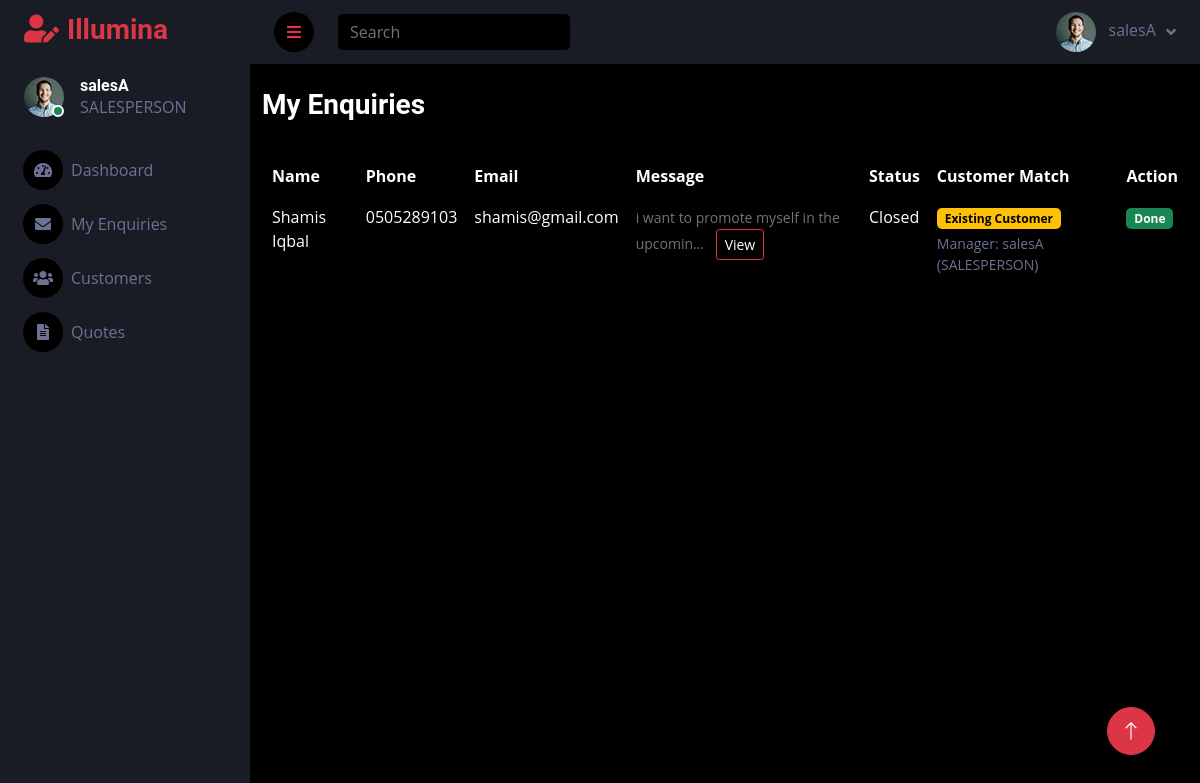
The page /customers/my-enquiries/ (signed in) on the database its author committed.
### accounts/models.py (models this page shows)
class CustomUser(AbstractUser):
    ADMIN = "ADMIN"
    SALESPERSON = "SALESPERSON"
    ROLE_CHOICES = [
        (ADMIN, "Admin"),
        (SALESPERSON, "Salesperson"),
    ]
    email = models.EmailField(unique=True)
    role = models.CharField(max_length=20, choices=ROLE_CHOICES,
                            default=SALESPERSON)
    def __str__(self):
        return f"{self.username} ({self.role})"

### customers/models.py (models this page shows, shortened)
class Enquiry(models.Model):
    NEW = "NEW"
    ASSIGNED = "ASSIGNED"
    CLOSED = "CLOSED"
    STATUS_CHOICES = [
        (NEW, "New"),
        (ASSIGNED, "Assigned"),
        (CLOSED, "Closed"),
    ]
    customer_name = models.CharField(max_length=150)
    phone = models.CharField(max_length=20)
    email = models.EmailField(blank=True)
    message = models.TextField()
    customer = models.ForeignKey(
        Customer,
        on_delete=models.SET_NULL,
        null=True,
        blank=True,
        related_name="enquiries"
    )
    assigned_to = models.ForeignKey(
        settings.AUTH_USER_MODEL,
        on_delete=models.SET_NULL,
        null=True,
        blank=True,
        related_name="assigned_enquiries"
    )
    status = models.CharField(
        max_length=20,
        choices=STATUS_CHOICES,
        default=NEW
    )
    created_at = models.DateTimeField(auto_now_add=True)
    class Meta:
        ordering = ["-created_at"]
        verbose_name_plural = "Enquiries"

class Customer(models.Model):
    REGULAR = "REGULAR"
    CORPORATE = "CORPORATE"
    VIP = "VIP"
    CATEGORY_CHOICES = [
        (REGULAR, "Regular"),
        (CORPORATE, "Corporate"),
        (VIP, "VIP"),
    ]
    name = models.CharField(max_length=150)
    phone = models.CharField(max_length=20)
    email = models.EmailField(blank=True)
    company_name = models.CharField(max_length=150, blank=True)
    address = models.TextField(blank=True)
    customer_category = models.CharField(
        max_length=20,
        choices=CATEGORY_CHOICES,
        default=REGULAR
    )
    created_by = models.ForeignKey(
        settings.AUTH_USER_MODEL,
        on_delete=models.SET_NULL,
        null=True,
        blank=True,
        related_name="customers_created"
    )
    account_manager = models.ForeignKey(
        settings.AUTH_USER_MODEL,
        on_delete=models.SET_NULL,
        null=True,
        blank=True,
        related_name="customers_managed"
    )
    created_at = models.DateTimeField(auto_now_add=True)
    updated_at = models.DateTimeField(auto_now=True)
    class Meta:
        ordering = ["name"]

### customers/views.py (the view)
# urls.py: path("my-enquiries/", views.SalesEnquiryListView.as_view(), name="sales_enquiries"),
@method_decorator(login_required, name="dispatch")
class SalesEnquiryListView(View):
    def get(self, request):
        if request.user.role != CustomUser.SALESPERSON:
            return redirect("core:home")
        enquiries = Enquiry.objects.select_related(
            "customer",
            "customer__account_manager"
        ).filter(
            assigned_to=request.user,
        ).order_by("-created_at")
        return render(request, "customers/sales_enquiries.html", {
            "enquiries": enquiries
        })

### templates/customers/sales_enquiries.html (shortened to what this page needs)
{% extends "dashboard/base_dashboard.html" %}
{% block content %}
<div class="container mt-4">
    <div class="d-flex justify-content-between mb-4">
        <h3>My Enquiries</h3>
    </div>
    <div class="card bg-dark text-white">
        <div class="card-body p-0">
            <table class="table table-bordered text-white mb-0">
                <thead>
                    <tr>
                        <th>Name</th>
                        <th>Phone</th>
                        <th>Email</th>
                        <th>Message</th>
                        <th>Status</th>
                        <th>Customer Match</th>
                        <th>Action</th>
                    </tr>
                </thead>
                <tbody>
                    {% for e in enquiries %}
                    <tr>
                        <td>{{ e.customer_name }}</td>
                        <td>{{ e.phone }}</td>
                        <td>{{ e.email|default:"-" }}</td>
                        <td>
                            <span class="text-muted small">
                                {{ e.message|truncatechars:40 }}
                            </span>
                            <a href="{% url 'customers:enquiry_detail' e.id %}"
                               class="btn btn-sm btn-outline-danger text-white ms-2">
                                View
                            </a>
                        </td>
                        <td>{{ e.get_status_display }}</td>
                        <td>
                            {% if e.customer %}
                                <span class="badge bg-warning text-dark">Existing Customer</span>
                                <div class="small mt-1 text-light">
                                    Manager: {{ e.customer.account_manager|default:"-" }}
                                </div>
                            {% else %}
                                <span class="badge bg-secondary">New Prospect</span>
                            {% endif %}
                        </td>
                        <td>
                            {% if e.status == "ASSIGNED" %}
                                <a href="{% url 'customers:convert_to_customer' e.id %}" class="btn btn-sm btn-danger">
                                    Process
                                </a>
                            {% elif e.status == "CLOSED" %}
                                <span class="badge bg-success">Done</span>
                            {% else %}
                                <span class="text-muted">-</span>
                            {% endif %}
                        </td>
                    </tr>
                    {% empty %}
                    <tr>
                        <td colspan="7" class="text-center">No enquiries</td>
                    </tr>
                    {% endfor %}
                </tbody>
            </table>
        </div>
    </div>
</div>
{% endblock %}

### templates/dashboard/base_dashboard.html (shortened to what this page needs)
{% load static %}
<!DOCTYPE html>
<html lang="en">
<head>
    <link href="https://cdnjs.cloudflare.com/ajax/libs/font-awesome/5.10.0/css/all.min.css" rel="stylesheet">
    <link href="https://cdn.jsdelivr.net/npm/bootstrap-icons@1.4.1/font/bootstrap-icons.css" rel="stylesheet">
    <link href="{% static 'dashboard/lib/owlcarousel/assets/owl.carousel.min.css' %}" rel="stylesheet">
    <link href="{% static 'dashboard/lib/tempusdominus/css/tempusdominus-bootstrap-4.min.css' %}" rel="stylesheet">
    <link href="{% static 'dashboard/css/bootstrap.min.css' %}" rel="stylesheet">
    <link href="{% static 'dashboard/css/style.css' %}" rel="stylesheet">
</head>
<body>
    <div class="container-fluid position-relative bg-dark d-flex p-0">
        <div class="sidebar pe-4 pb-3">
            <nav class="navbar bg-secondary navbar-dark">
                <a href="{% if request.user.role == 'ADMIN' %}{% url 'accounts:admindashboard' %}{% else %}{% url 'accounts:salesdashboard' %}{% endif %}"
                   class="navbar-brand mx-4 mb-3">
                    <h3 class="text-danger">
                        <i class="fa fa-user-edit me-2"></i>Illumina
                    </h3>
                </a>
                <div class="d-flex align-items-center ms-4 mb-4">
                    <div class="position-relative">
                        <img class="rounded-circle"
                             src="{% static 'dashboard/img/user.jpg' %}"
                             alt=""
                             style="width: 40px; height: 40px;">
                        <div class="bg-success rounded-circle border border-2 border-white position-absolute end-0 bottom-0 p-1"></div>
                    </div>
                    <div class="ms-3">
                        <h6 class="mb-0">{{ request.user.username }}</h6>
                        <span>{{ request.user.role }}</span>
                    </div>
                </div>
                <div class="navbar-nav w-100">
                    {% if request.user.role == "SALESPERSON" %}
                        <a href="{% url 'accounts:salesdashboard' %}" class="nav-item nav-link">
                            <i class="fa fa-tachometer-alt me-2"></i>Dashboard
                        </a>
                        <a href="{% url 'customers:sales_enquiries' %}" class="nav-item nav-link">
                            <i class="fa fa-envelope me-2"></i>My Enquiries
                        </a>
                        <a href="{% url 'customers:customer_list' %}" class="nav-item nav-link">
                            <i class="fa fa-users me-2"></i>Customers
                        </a>
                        <a href="{% url 'quotes:quote_list' %}" class="nav-item nav-link">
                            <i class="fa fa-file-alt me-2"></i>Quotes
                        </a>
                    {% endif %}
                </div>
            </nav>
        </div>
        <div class="content">
            <nav class="navbar navbar-expand bg-secondary navbar-dark sticky-top px-4 py-0">
                <a href="#" class="sidebar-toggler flex-shrink-0">
                    <i class="fa fa-bars text-danger"></i>
                </a>
                <form class="d-none d-md-flex ms-4">
                    <input class="form-control bg-dark border-0 text-white" type="search" placeholder="Search">
                </form>
                <div class="navbar-nav align-items-center ms-auto">
                    <div class="nav-item dropdown">
                        <a href="#" class="nav-link dropdown-toggle" data-bs-toggle="dropdown">
                            <img class="rounded-circle me-lg-2"
                                 src="{% static 'dashboard/img/user.jpg' %}"
                                 alt=""
                                 style="width: 40px; height: 40px;">
                            <span class="d-none d-lg-inline-flex">{{ request.user.username }}</span>
                        </a>
                    </div>
                </div>
            </nav>
            {% block content %}
            {% endblock %}
        </div>
        <a href="#" class="btn btn-lg btn-danger btn-lg-square back-to-top">
            <i class="bi bi-arrow-up"></i>
        </a>
    </div>
</body>
</html>

### static/dashboard/css/style.css (style rules this page uses)
:root { --primary: #EB1616; --secondary: #191C24; --light: #6C7293; --dark: #000000; }
.back-to-top { position: fixed; display: none; right: 45px; bottom: 45px; z-index: 99; }
.btn { transition: .5s; }
.btn-lg-square { width: 48px; height: 48px; }
.btn-square, .btn-sm-square, .btn-lg-square { padding: 0; display: inline-flex; align-items: center; justify-content: center; font-weight: normal; border-radius: 50px; }
.sidebar { position: fixed; top: 0; left: 0; bottom: 0; width: 250px; height: 100vh; overflow-y: auto; background: var(--secondary); transition: 0.5s; z-index: 999; }
.content { margin-left: 250px; min-height: 100vh; background: var(--dark); transition: 0.5s; }
@media (min-width: 992px) { .sidebar { margin-left: 0; } }
@media (min-width: 992px) { .content { width: calc(100% - 250px); } }
.sidebar .navbar .navbar-nav .nav-link { padding: 7px 20px; color: var(--light); font-weight: 500; border-left: 3px solid var(--secondary); border-radius: 0 30px 30px 0; outline: none; }
.sidebar .navbar .navbar-nav .nav-link i { width: 40px; height: 40px; display: inline-flex; align-items: center; justify-content: center; background: var(--dark); border-radius: 40px; }
.content .navbar .navbar-nav .nav-link { margin-left: 25px; padding: 12px 0; color: var(--light); outline: none; }
.content .navbar .sidebar-toggler, .content .navbar .navbar-nav .nav-link i { width: 40px; height: 40px; display: inline-flex; align-items: center; justify-content: center; background: var(--dark); border-radius: 40px; }
.content .navbar .dropdown-toggle::after { margin-left: 6px; vertical-align: middle; border: none; content: "\f107"; font-family: "Font Awesome 5 Free"; font-weight: 900; transition: .5s; }

### rows shown on the page
CustomUser: user.username "salesA", user.role "SALESPERSON"
Enquiry: customer_name "Shamis Iqbal", phone "0505289103", email "shamis@gmail.com", message "i want to promote myself in the upcomin…", status "Closed", customer.account_manager "salesA (SALESPERSON)", shows "Done"
